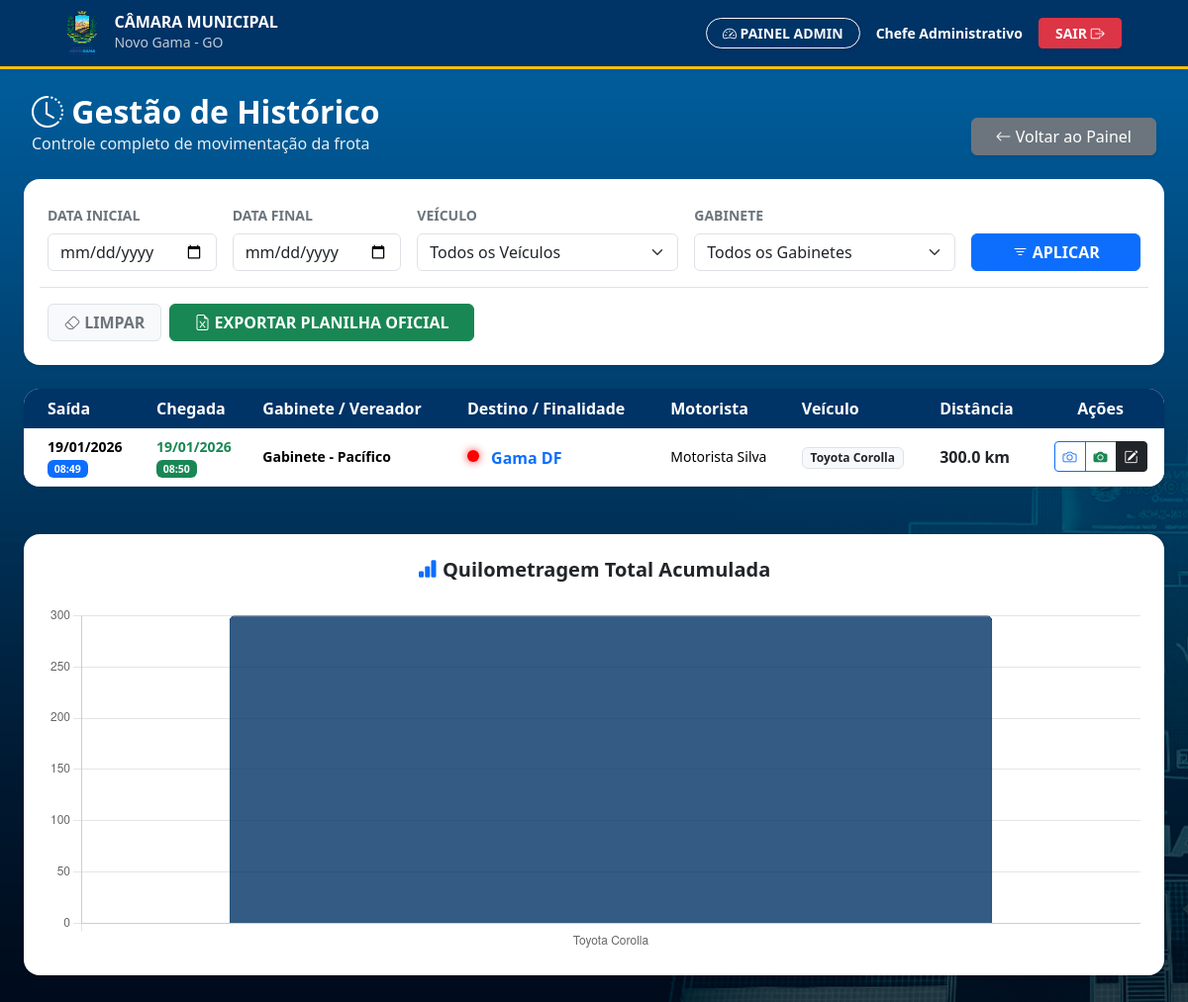
The page /historico (signed in) on the database its author committed.
### app.py (models this page shows)
class Usuario(UserMixin, db.Model):
    id = db.Column(db.Integer, primary_key=True)
    nome = db.Column(db.String(100))
    cpf = db.Column(db.String(11), unique=True, nullable=False)
    senha = db.Column(db.String(200), nullable=False)
    cargo = db.Column(db.String(50))
    ativo = db.Column(db.Boolean, default=True)
    gabinete = db.Column(db.String(100))

class RegistroUso(db.Model):
    id = db.Column(db.Integer, primary_key=True)
    usuario_id = db.Column(db.Integer, db.ForeignKey('usuario.id'), nullable=False)
    gabinete_vereador = db.Column(db.String(100), nullable=False)
    motorista_nome = db.Column(db.String(100), nullable=False)
    veiculo_id = db.Column(db.Integer, db.ForeignKey('veiculo.id'), nullable=False)
    data_hora_saida = db.Column(db.DateTime, nullable=False, default=datetime.now)
    km_saida = db.Column(db.Float, nullable=False)
    foto_km_saida = db.Column(db.String(255), nullable=False)
    data_hora_chegada = db.Column(db.DateTime, nullable=True)
    km_chegada = db.Column(db.Float, nullable=True)
    foto_km_chegada = db.Column(db.String(255), nullable=True)
    destino_finalidade = db.Column(db.String(255), nullable=True)
    observacoes = db.Column(db.String(500), nullable=True)
    foto_ocorrencia = db.Column(db.String(255), nullable=True)
    veiculo = db.relationship('Veiculo', backref='registros', lazy=True)
    usuario = db.relationship('Usuario', backref='viagens', lazy=True)

class Veiculo(db.Model):
    id = db.Column(db.Integer, primary_key=True)
    modelo = db.Column(db.String(50), nullable=False)
    placa = db.Column(db.String(10), default="OFICIAL")
    km_atual = db.Column(db.Integer, default=0) # Esta é a coluna que faltava
    km_revisao_proxima = db.Column(db.Integer, default=10000) # E esta também

### app.py (the view)
@app.route('/historico')
@login_required
def historico():
    if current_user.cargo != 'Admin':
        return redirect(url_for('index'))
    f_inicio = request.args.get('data_inicio')
    f_fim = request.args.get('data_fim')
    f_gabinete = request.args.get('gabinete')
    f_veiculo = request.args.get('veiculo')
    query = RegistroUso.query
    if f_inicio:
        dt_ini = datetime.strptime(f_inicio, '%Y-%m-%d')
        query = query.filter(RegistroUso.data_hora_saida >= dt_ini)
    if f_fim:
        dt_fim = datetime.strptime(f_fim, '%Y-%m-%d').replace(hour=23, minute=59, second=59)
        query = query.filter(RegistroUso.data_hora_saida <= dt_fim)
    if f_gabinete:
        query = query.filter(RegistroUso.gabinete_vereador == f_gabinete)
    if f_veiculo:
        query = query.filter(RegistroUso.veiculo_id == int(f_veiculo))
    registros = query.order_by(RegistroUso.data_hora_saida.desc()).all()
    dados_grafico = {}
    for reg in registros:
        if reg.km_chegada:
            distancia = reg.km_chegada - reg.km_saida
            nome_veiculo = reg.veiculo.modelo
            dados_grafico[nome_veiculo] = dados_grafico.get(nome_veiculo, 0) + distancia
    gabinetes_list = [g[0] for g in LISTA_GABINETES]
    veiculos_list = Veiculo.query.all()
    return render_template('historico.html',
                           registros=registros,
                           gabinetes=gabinetes_list,
                           veiculos=veiculos_list,
                           labels_carros=list(dados_grafico.keys()),
                           valores_km=list(dados_grafico.values()))

### app.py (called while the page is built)
@login_manager.user_loader
def load_user(user_id):
    return db.session.get(Usuario, int(user_id))

### templates/historico.html (shortened to what this page needs)
<!DOCTYPE html>
<html lang="pt-br">
<head>
    <link href="https://cdn.jsdelivr.net/npm/bootstrap@5.3.3/dist/css/bootstrap.min.css" rel="stylesheet">
    <link rel="stylesheet" href="https://cdn.jsdelivr.net/npm/bootstrap-icons@1.11.3/font/bootstrap-icons.min.css">
    <link rel="stylesheet" href="{{ url_for('static', filename='css/style.css') }}">
</head>
<body>
<nav class="navbar shadow-sm mb-4 nav-institucional sticky-top">
    <div class="container-fluid px-4">
        <div class="d-flex align-items-center">
            <a href="{{ url_for('index') }}">
                <img src="{{ url_for('static', filename='images/logo.png') }}" alt="Logo" class="logo-navbar me-3" style="height: 45px;">
            </a>
            <div class="text-white d-none d-sm-block">
                <span class="d-block fw-bold lh-1">CÂMARA MUNICIPAL</span>
                <small class="opacity-75">Novo Gama - GO</small>
            </div>
        </div>
        <div class="d-flex align-items-center">
            <a href="{{ url_for('index') }}" class="btn btn-outline-light btn-sm fw-bold px-3 rounded-pill me-3 shadow-sm">
                <i class="bi bi-speedometer2"></i> PAINEL ADMIN
            </a>
            <div class="text-end me-3 d-none d-md-block">
                <span class="text-white d-block small fw-bold">{{ current_user.nome }}</span>
            </div>
            <a href="{{ url_for('logout') }}" class="btn btn-danger btn-sm px-3 fw-bold shadow-sm">
                SAIR <i class="bi bi-box-arrow-right"></i>
            </a>
        </div>
    </div>
</nav>
<div class="container-fluid">
    <div class="d-flex justify-content-between align-items-end mb-4 px-2">
        <div>
            <h2 class="fw-bold mb-0" style="color: #ffffff !important; text-shadow: none !important;">
                <i class="bi bi-clock-history" style="color: #ffffff !important;"></i> Gestão de Histórico
            </h2>
            <p class="mb-0" style="color: #ffffff !important; opacity: 0.9; text-shadow: none !important;">
                Controle completo de movimentação da frota
            </p>
        </div>
        <a href="{{ url_for('index') }}" class="btn btn-secondary shadow-sm px-4">
            <i class="bi bi-arrow-left"></i> Voltar ao Painel
        </a>
    </div>
    <div class="card shadow-sm border-0 mb-4 rounded-4">
        <div class="card-body p-4">
            <form method="GET" action="{{ url_for('historico') }}" class="row g-3 align-items-end">
                <div class="col-md-2">
                    <label class="form-label fw-bold small text-secondary">DATA INICIAL</label>
                    <input type="date" name="data_inicio" class="form-control" value="{{ request.args.get('data_inicio', '') }}">
                </div>
                <div class="col-md-2">
                    <label class="form-label fw-bold small text-secondary">DATA FINAL</label>
                    <input type="date" name="data_fim" class="form-control" value="{{ request.args.get('data_fim', '') }}">
                </div>
                <div class="col-md-3">
                    <label class="form-label fw-bold small text-secondary">VEÍCULO</label>
                    <select name="veiculo" class="form-select">
                        <option value="">Todos os Veículos</option>
                    </select>
                </div>
                <div class="col-md-3">
                    <label class="form-label fw-bold small text-secondary">GABINETE</label>
                    <select name="gabinete" class="form-select">
                        <option value="">Todos os Gabinetes</option>
                    </select>
                </div>
                <div class="col-md-2 d-grid">
                    <button type="submit" class="btn btn-primary fw-bold"><i class="bi bi-filter"></i> APLICAR</button>
                </div>
                <div class="col-12 d-flex flex-wrap gap-2 pt-3 border-top mt-3">
                    <a href="{{ url_for('historico') }}" class="btn btn-light border fw-bold text-secondary px-3"><i class="bi bi-eraser"></i> LIMPAR</a>
                    <a href="{{ url_for('exportar_excel', data_inicio=request.args.get('data_inicio'), data_fim=request.args.get('data_fim'), gabinete=request.args.get('gabinete'), veiculo=request.args.get('veiculo')) }}" class="btn btn-success fw-bold px-4">
                        <i class="bi bi-file-earmark-excel"></i> EXPORTAR PLANILHA OFICIAL
                    </a>
                </div>
            </form>
        </div>
    </div>
    <div class="card shadow-sm border-0 rounded-4 overflow-hidden mb-5">
        <div class="area-rolagem-tabela">
            <div class="table-responsive">
                <table class="table table-hover align-middle mb-0">
                    <thead>
                        <tr>
                            <th class="ps-4">Saída</th>
                            <th>Chegada</th>
                            <th>Gabinete / Vereador</th>
                            <th>Destino / Finalidade</th>
                            <th>Motorista</th>
                            <th>Veículo</th>
                            <th>Distância</th>
                            <th class="text-center">Ações</th>
                        </tr>
                    </thead>
                    <tbody>
                        {% for reg in registros %}
                        <tr>
                            <td class="ps-4 small">
                                <span class="fw-bold">{{ reg.data_hora_saida.strftime('%d/%m/%Y') }}</span><br>
                                <span class="badge bg-primary">{{ reg.data_hora_saida.strftime('%H:%M') }}</span>
                            </td>
                            <td class="small">
                                {% if reg.data_hora_chegada %}
                                    <span class="fw-bold text-success">{{ reg.data_hora_chegada.strftime('%d/%m/%Y') }}</span><br>
                                    <span class="badge bg-success">{{ reg.data_hora_chegada.strftime('%H:%M') }}</span>
                                {% else %}
                                    <span class="text-danger fw-bold"><i class="bi bi-clock"></i> EM TRÂNSITO</span>
                                {% endif %}
                            </td>
                            <td class="small fw-semibold">{{ reg.gabinete_vereador }}</td>
                            <td>
                                {% if reg.observacoes %}
                                    <span class="bolinha-alerta" data-bs-toggle="popover" data-bs-trigger="hover focus" title="IMPREVISTO" data-bs-content="{{ reg.observacoes }}"></span>
                                {% endif %}
                                <span class="text-destino fw-bold text-primary">{{ reg.destino_finalidade or 'Não informado' }}</span>
                            </td>
                            <td class="small">{{ reg.motorista_nome }}</td>
                            <td><span class="badge bg-light text-dark border">{{ reg.veiculo.modelo }}</span></td>
                            <td>
                                {% if reg.km_chegada %}
                                    <strong class="text-dark">{{ (reg.km_chegada - reg.km_saida)|round(1) }} km</strong>
                                {% else %}
                                    <span class="text-muted">---</span>
                                {% endif %}
                            </td>
                            <td class="text-center">
                                <div class="btn-group">
                                    <a href="{{ url_for('uploaded_file', filename=reg.foto_km_saida) }}" target="_blank" class="btn btn-sm btn-outline-primary"><i class="bi bi-camera"></i></a>
                                    {% if reg.foto_km_chegada %}
                                    <a href="{{ url_for('uploaded_file', filename=reg.foto_km_chegada) }}" target="_blank" class="btn btn-sm btn-outline-success"><i class="bi bi-camera-fill"></i></a>
                                    {% endif %}
                                    {% if current_user.cargo == 'Admin' %}
                                    <a href="{{ url_for('editar_viagem', id=reg.id) }}" class="btn btn-sm btn-dark"><i class="bi bi-pencil-square"></i></a>
                                    {% endif %}
                                </div>
                            </td>
                        </tr>
                        {% endfor %}
                    </tbody>
                </table>
            </div>
        </div>
    </div>
    <div class="card shadow-sm p-4 rounded-4 bg-white border-0 mb-5">
        <h5 class="fw-bold mb-4 text-dark text-center"><i class="bi bi-bar-chart-fill text-primary"></i> Quilometragem Total Acumulada</h5>
        <div style="height: 350px;">
            <canvas id="graficoKM"></canvas>
        </div>
    </div>
</div>
<script>
    const ctx = document.getElementById('graficoKM').getContext('2d');
    new Chart(ctx, {
        type: 'bar',
        data: {
            labels: {{ labels_carros | tojson }},
            datasets: [{
                label: 'KM Rodados',
                data: {{ valores_km | tojson }},
                backgroundColor: 'rgba(0, 51, 102, 0.8)',
                borderColor: '#003366',
                borderWidth: 1,
                borderRadius: 5
            }]
        },
        options: {
            responsive: true,
            maintainAspectRatio: false,
            plugins: { legend: { display: false } },
            scales: { y: { beginAtZero: true } }
        }
    });
    var popoverTriggerList = [].slice.call(document.querySelectorAll('[data-bs-toggle="popover"]'))
    var popoverList = popoverTriggerList.map(function (popoverTriggerEl) {
        return new bootstrap.Popover(popoverTriggerEl)
    })
</script>
</body>
</html>

### static/css/style.css (style rules this page uses)
body { background-image: url('../images/fundo.jpg'); background-size: cover; background-position: center; background-attachment: fixed; background-repeat: no-repeat; margin: 0; padding: 0; min-height: 100vh; font-family: 'Segoe UI', Tahoma, Geneva, Verdana, sans-serif; }
.nav-institucional { background-color: #003366; border-bottom: 3px solid #ffc107; padding: 0.7rem 2rem !important; width: 100%; }
.logo-navbar { height: 48px; width: auto; }
.bolinha-alerta { height: 12px; width: 12px; background-color: #ff0000; border-radius: 50%; display: inline-block; animation: blinker 1s linear infinite; box-shadow: 0 0 8px rgba(255, 0, 0, 0.8); }

### templates/historico.html (style rules this page uses)
.container-fluid { max-width: 98% !important; }
.area-rolagem-tabela { max-height: 500px; overflow-y: auto; border-radius: 0 0 15px 15px; }
.table thead th { position: sticky; top: 0; z-index: 10; background-color: #003366 !important; color: white; border: none; }
.text-destino { max-width: 250px; white-space: nowrap; overflow: hidden; text-overflow: ellipsis; display: inline-block; vertical-align: middle; }
.bolinha-alerta { height: 12px; width: 12px; background-color: #ff0000; border-radius: 50%; display: inline-block; margin-right: 8px; animation: blinker 1s linear infinite; box-shadow: 0 0 8px rgba(255, 0, 0, 0.8); }

### rows shown on the page
Usuario: nome "Chefe Administrativo"
RegistroUso: data_hora_saida "19/01/2026", data_hora_saida "08:49", data_hora_chegada "19/01/2026", data_hora_chegada "08:50", gabinete_vereador "Gabinete - Pacífico", destino_finalidade "Gama DF", motorista_nome "Motorista Silva", veiculo.modelo "Toyota Corolla", (reg.km_chegada-reg.km_saida)|round(1) "300.0"

### other values the page prints
chart data {{ labels_carros | tojson }} ["Toyota Corolla"]
chart data {{ valores_km | tojson }} [300.0]
